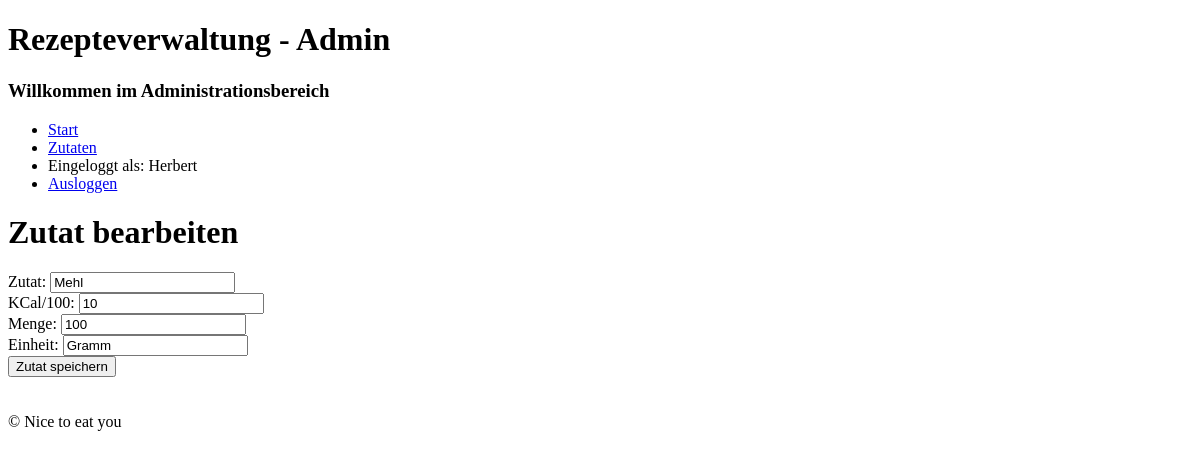
Before: /admin/zutaten_bearbeiten.php?id=2 (signed in) with the older database file.
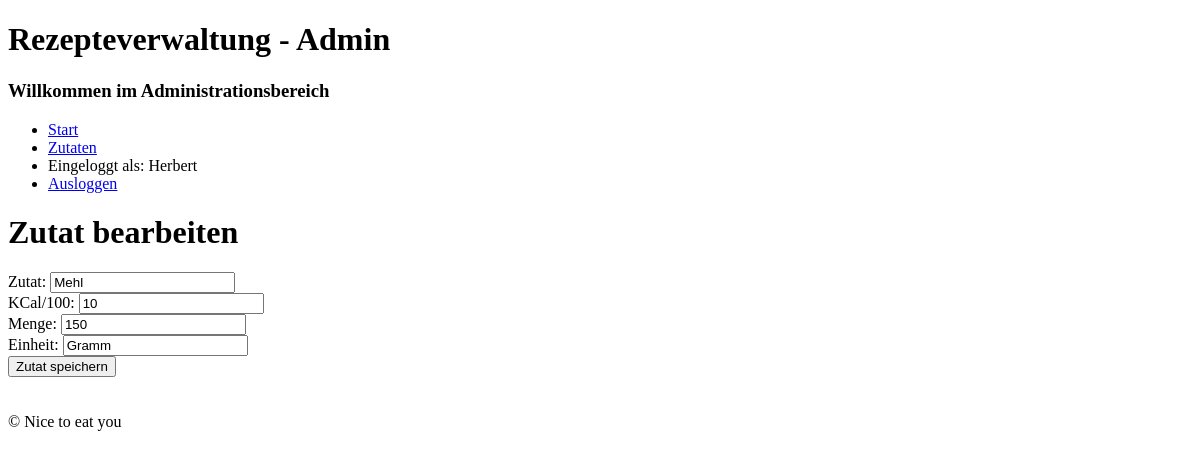
After: the same page with the newer database file.
### tables this page shows
CREATE TABLE `zutaten` (
  `id` int(10) UNSIGNED NOT NULL,
  `titel` varchar(50) NOT NULL,
  `menge` float DEFAULT NULL,
  `einheit` varchar(50) DEFAULT NULL,
  `kcal_pro_100` int(11) DEFAULT NULL
);

### admin/funktionen.php (called while the page is built, shortened)
<?php
$db = mysqli_connect("localhost", "root", "", "php2");
mysqli_set_charset($db, "utf8");
function escape($post_var){
    global $db;
    return mysqli_real_escape_string($db, $post_var);
}
function query ($sql_befehl) {
    global $db;
    $result = mysqli_query($db, $sql_befehl);
    return $result;
}
?>

### admin/zutaten_bearbeiten.php (the view, shortened to what this page needs)
<?php
include "funktionen.php";
$sql_id = escape($_GET["id"]);
$erfolg = false;
include "kopf.php";
?>
    <h1>Zutat bearbeiten</h1>
<?php
$result = query("SELECT * from zutaten WHERE id = '{$sql_id}'");
$row = mysqli_fetch_assoc($result);
?>
<form action="zutaten_bearbeiten.php?id=<?php echo $row["id"]?>" method="post">
    <div>
        <label for="titel">Zutat:</label>
        <input type="text" name="titel" id="titel" value="<?php
        if(!$erfolg && !empty($_POST["titel"])){
            echo htmlspecialchars ($_POST["titel"]);
        }else {
            echo htmlspecialchars($row["titel"]);
        }
        ?>"/>
    </div>
    <div>
        <label for="kcal_pro_100">KCal/100:</label>
        <input type="number" name="kcal_pro_100" value="<?php
        if(!$erfolg && !empty($_POST["kcal_pro_100"])){
            echo htmlspecialchars ($_POST["kcal_pro_100"]);
        }else {
            echo htmlspecialchars ($row["kcal_pro_100"]);
        }
        ?>">
    </div>
    <div>
        <label for="menge">Menge:</label>
        <input type="number" name="menge" id="menge" value="<?php
        if(!$erfolg && !empty($_POST["menge"])){
            echo htmlspecialchars ($_POST["menge"]);
        }else {
            echo htmlspecialchars($row["menge"]);
        }
        ?>">
    </div>
    <div>
        <label for="einheit">Einheit:</label>
        <input type="text" name="einheit" id="einheit" value="<?php
        if(!$erfolg && !empty($_POST["einheit"])){
            echo htmlspecialchars ($_POST["einheit"]);
        }else {
            echo htmlspecialchars($row["einheit"]);
        }
        ?>">
    </div>
    <div>
        <button type="submit">Zutat speichern</button>
    </div>
</form>
    <?php
    include "fuss.php";
?>

Changed rows visible on the page:
changed zutaten "Mehl": menge "100" → "150"
